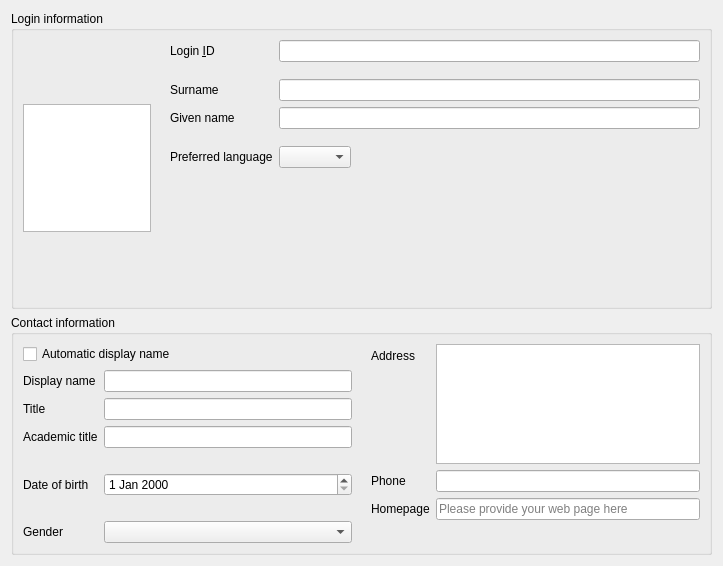
<?xml version="1.0" encoding="UTF-8"?>
<ui version="4.0">
 <class>User</class>
 <widget class="QWidget" name="User">
  <property name="geometry">
   <rect>
    <x>0</x>
    <y>0</y>
    <width>723</width>
    <height>566</height>
   </rect>
  </property>
  <property name="windowTitle">
   <string>Personal</string>
  </property>
  <property name="windowIcon">
   <iconset>
    <normaloff>:/images/user.png</normaloff>:/images/user.png</iconset>
  </property>
  <property name="categoryDescription" stdset="0">
   <string>User</string>
  </property>
  <layout class="QGridLayout" name="gridLayout_3">
   <item row="0" column="0">
    <widget class="QGroupBox" name="groupBox">
     <property name="title">
      <string>Login information</string>
     </property>
     <layout class="QGridLayout" name="gridLayout_2">
      <item row="0" column="0">
       <widget class="QGraphicsView" name="jpegPhotoEdit">
        <property name="minimumSize">
         <size>
          <width>128</width>
          <height>128</height>
         </size>
        </property>
        <property name="maximumSize">
         <size>
          <width>128</width>
          <height>128</height>
         </size>
        </property>
        <property name="alignment">
         <set>Qt::AlignLeading|Qt::AlignLeft|Qt::AlignTop</set>
        </property>
       </widget>
      </item>
      <item row="0" column="1">
       <spacer name="horizontalSpacer">
        <property name="orientation">
         <enum>Qt::Horizontal</enum>
        </property>
        <property name="sizeType">
         <enum>QSizePolicy::Fixed</enum>
        </property>
        <property name="sizeHint" stdset="0">
         <size>
          <width>13</width>
          <height>17</height>
         </size>
        </property>
       </spacer>
      </item>
      <item row="0" column="2">
       <layout class="QFormLayout" name="formLayout">
        <property name="fieldGrowthPolicy">
         <enum>QFormLayout::ExpandingFieldsGrow</enum>
        </property>
        <property name="labelAlignment">
         <set>Qt::AlignLeading|Qt::AlignLeft|Qt::AlignTop</set>
        </property>
        <item row="0" column="0">
         <widget class="QLabel" name="uidLabel">
          <property name="text">
           <string>Login &amp;ID</string>
          </property>
          <property name="buddy">
           <cstring>uidEdit</cstring>
          </property>
         </widget>
        </item>
        <item row="0" column="1">
         <widget class="QLineEdit" name="uidEdit"/>
        </item>
        <item row="1" column="1">
         <spacer name="verticalSpacer">
          <property name="orientation">
           <enum>Qt::Vertical</enum>
          </property>
          <property name="sizeType">
           <enum>QSizePolicy::Fixed</enum>
          </property>
          <property name="sizeHint" stdset="0">
           <size>
            <width>20</width>
            <height>5</height>
           </size>
          </property>
         </spacer>
        </item>
        <item row="2" column="0">
         <widget class="QLabel" name="snLabel">
          <property name="text">
           <string>Surname</string>
          </property>
          <property name="buddy">
           <cstring>snEdit</cstring>
          </property>
         </widget>
        </item>
        <item row="2" column="1">
         <widget class="QLineEdit" name="snEdit"/>
        </item>
        <item row="3" column="0">
         <widget class="QLabel" name="givenNameLabel">
          <property name="text">
           <string>Given name</string>
          </property>
          <property name="buddy">
           <cstring>givenNameEdit</cstring>
          </property>
         </widget>
        </item>
        <item row="3" column="1">
         <widget class="QLineEdit" name="givenNameEdit"/>
        </item>
        <item row="4" column="1">
         <spacer name="verticalSpacer_2">
          <property name="orientation">
           <enum>Qt::Vertical</enum>
          </property>
          <property name="sizeType">
           <enum>QSizePolicy::Fixed</enum>
          </property>
          <property name="sizeHint" stdset="0">
           <size>
            <width>20</width>
            <height>5</height>
           </size>
          </property>
         </spacer>
        </item>
        <item row="5" column="0">
         <widget class="QLabel" name="preferredLanguageLabel">
          <property name="text">
           <string>Preferred language</string>
          </property>
          <property name="buddy">
           <cstring>preferredLanguageEdit</cstring>
          </property>
         </widget>
        </item>
        <item row="5" column="1">
         <widget class="QComboBox" name="preferredLanguageEdit"/>
        </item>
        <item row="6" column="1">
         <spacer name="verticalSpacer_3">
          <property name="orientation">
           <enum>Qt::Vertical</enum>
          </property>
          <property name="sizeHint" stdset="0">
           <size>
            <width>20</width>
            <height>40</height>
           </size>
          </property>
         </spacer>
        </item>
       </layout>
      </item>
     </layout>
    </widget>
   </item>
   <item row="1" column="0">
    <widget class="QGroupBox" name="groupBox_2">
     <property name="title">
      <string>Contact information</string>
     </property>
     <layout class="QGridLayout" name="gridLayout">
      <item row="0" column="0">
       <layout class="QHBoxLayout" name="horizontalLayout">
        <item>
         <layout class="QFormLayout" name="formLayout_2">
          <item row="0" column="0" colspan="2">
           <widget class="QCheckBox" name="autoDisplayName">
            <property name="text">
             <string>Automatic display name</string>
            </property>
           </widget>
          </item>
          <item row="1" column="0">
           <widget class="QLabel" name="displayNameLabel">
            <property name="text">
             <string>Display name</string>
            </property>
            <property name="buddy">
             <cstring>displayNameEdit</cstring>
            </property>
           </widget>
          </item>
          <item row="1" column="1">
           <widget class="QLineEdit" name="displayNameEdit"/>
          </item>
          <item row="2" column="0">
           <widget class="QLabel" name="personalTitleLabel">
            <property name="text">
             <string>Title</string>
            </property>
            <property name="buddy">
             <cstring>titleEdit</cstring>
            </property>
           </widget>
          </item>
          <item row="2" column="1">
           <widget class="QLineEdit" name="titleEdit"/>
          </item>
          <item row="3" column="0">
           <widget class="QLabel" name="academicTitleLabel">
            <property name="text">
             <string>Academic title</string>
            </property>
            <property name="buddy">
             <cstring>academicTitleEdit</cstring>
            </property>
           </widget>
          </item>
          <item row="3" column="1">
           <widget class="QLineEdit" name="academicTitleEdit"/>
          </item>
          <item row="4" column="1">
           <spacer name="verticalSpacer_5">
            <property name="orientation">
             <enum>Qt::Vertical</enum>
            </property>
            <property name="sizeType">
             <enum>QSizePolicy::Fixed</enum>
            </property>
            <property name="sizeHint" stdset="0">
             <size>
              <width>20</width>
              <height>13</height>
             </size>
            </property>
           </spacer>
          </item>
          <item row="5" column="0">
           <widget class="QLabel" name="dateOfBirthLabel">
            <property name="text">
             <string>Date of birth</string>
            </property>
            <property name="buddy">
             <cstring>dateOfBirthEdit</cstring>
            </property>
           </widget>
          </item>
          <item row="5" column="1">
           <widget class="QDateEdit" name="dateOfBirthEdit"/>
          </item>
          <item row="6" column="1">
           <spacer name="verticalSpacer_6">
            <property name="orientation">
             <enum>Qt::Vertical</enum>
            </property>
            <property name="sizeType">
             <enum>QSizePolicy::Fixed</enum>
            </property>
            <property name="sizeHint" stdset="0">
             <size>
              <width>20</width>
              <height>13</height>
             </size>
            </property>
           </spacer>
          </item>
          <item row="7" column="0">
           <widget class="QLabel" name="genderLabel">
            <property name="text">
             <string>Gender</string>
            </property>
            <property name="buddy">
             <cstring>genderEdit</cstring>
            </property>
           </widget>
          </item>
          <item row="7" column="1">
           <widget class="QComboBox" name="genderEdit"/>
          </item>
         </layout>
        </item>
        <item>
         <spacer name="horizontalSpacer_2">
          <property name="orientation">
           <enum>Qt::Horizontal</enum>
          </property>
          <property name="sizeType">
           <enum>QSizePolicy::Fixed</enum>
          </property>
          <property name="sizeHint" stdset="0">
           <size>
            <width>13</width>
            <height>20</height>
           </size>
          </property>
         </spacer>
        </item>
        <item>
         <layout class="QFormLayout" name="formLayout_3">
          <item row="0" column="0">
           <widget class="QLabel" name="label_2">
            <property name="text">
             <string>Address</string>
            </property>
            <property name="buddy">
             <cstring>homePostalAddressEdit</cstring>
            </property>
           </widget>
          </item>
          <item row="0" column="1">
           <widget class="QPlainTextEdit" name="homePostalAddressEdit">
            <property name="sizePolicy">
             <sizepolicy hsizetype="Expanding" vsizetype="Maximum">
              <horstretch>0</horstretch>
              <verstretch>0</verstretch>
             </sizepolicy>
            </property>
            <property name="minimumSize">
             <size>
              <width>0</width>
              <height>60</height>
             </size>
            </property>
            <property name="maximumSize">
             <size>
              <width>16777215</width>
              <height>120</height>
             </size>
            </property>
           </widget>
          </item>
          <item row="1" column="0">
           <widget class="QLabel" name="homePhoneLabel">
            <property name="text">
             <string>Phone</string>
            </property>
            <property name="buddy">
             <cstring>homePhoneEdit</cstring>
            </property>
           </widget>
          </item>
          <item row="1" column="1">
           <widget class="QLineEdit" name="homePhoneEdit"/>
          </item>
          <item row="2" column="0">
           <widget class="QLabel" name="labeledURILabel">
            <property name="text">
             <string>Homepage</string>
            </property>
            <property name="buddy">
             <cstring>labeledURIEdit</cstring>
            </property>
           </widget>
          </item>
          <item row="2" column="1">
           <widget class="QLineEdit" name="labeledURIEdit">
            <property name="placeholderText">
             <string>Please provide your web page here</string>
            </property>
           </widget>
          </item>
         </layout>
        </item>
       </layout>
      </item>
     </layout>
    </widget>
   </item>
  </layout>
  <action name="actionChange_password">
   <property name="icon">
    <iconset>
     <normaloff>:/images/password.png</normaloff>:/images/password.png</iconset>
   </property>
   <property name="text">
    <string>Change password...</string>
   </property>
   <property name="shortcut">
    <string>Ctrl+P</string>
   </property>
   <property name="dialog" stdset="0">
    <string notr="true">ChangePasswordDialog</string>
   </property>
   <property name="condition" stdset="0">
    <string notr="true">!isLocked</string>
   </property>
  </action>
  <action name="actionLock_account">
   <property name="icon">
    <iconset>
     <normaloff>:/images/lock.png</normaloff>:/images/lock.png</iconset>
   </property>
   <property name="text">
    <string>Lock account</string>
   </property>
   <property name="target" stdset="0">
    <string notr="true">lock()</string>
   </property>
   <property name="condition" stdset="0">
    <string notr="true">accountLockable(dn)</string>
   </property>
  </action>
  <action name="actionUnlock_account">
   <property name="icon">
    <iconset>
     <normaloff>:/images/unlock.png</normaloff>:/images/unlock.png</iconset>
   </property>
   <property name="text">
    <string>Unlock account</string>
   </property>
   <property name="target" stdset="0">
    <string notr="true">unlock()</string>
   </property>
   <property name="condition" stdset="0">
    <string notr="true">accountUnlockable(dn)</string>
   </property>
  </action>
  <action name="actionSend_message">
   <property name="icon">
    <iconset>
     <normaloff>:/images/notify.png</normaloff>:/images/notify.png</iconset>
   </property>
   <property name="text">
    <string>Send message...</string>
   </property>
   <property name="dialog" stdset="0">
    <string notr="true">SendMessageDialog</string>
   </property>
  </action>
 </widget>
 <tabstops>
  <tabstop>uidEdit</tabstop>
  <tabstop>snEdit</tabstop>
  <tabstop>givenNameEdit</tabstop>
  <tabstop>preferredLanguageEdit</tabstop>
  <tabstop>autoDisplayName</tabstop>
  <tabstop>displayNameEdit</tabstop>
  <tabstop>titleEdit</tabstop>
  <tabstop>academicTitleEdit</tabstop>
  <tabstop>dateOfBirthEdit</tabstop>
  <tabstop>genderEdit</tabstop>
  <tabstop>homePostalAddressEdit</tabstop>
  <tabstop>homePhoneEdit</tabstop>
  <tabstop>labeledURIEdit</tabstop>
 </tabstops>
 <resources>
  <include location="resources/user.qrc"/>
 </resources>
 <connections>
  <connection>
   <sender>snEdit</sender>
   <signal>textChanged(QString)</signal>
   <receiver>User</receiver>
   <slot>property_sn()</slot>
   <hints>
    <hint type="sourcelabel">
     <x>440</x>
     <y>91</y>
    </hint>
    <hint type="destinationlabel">
     <x>20</x>
     <y>20</y>
    </hint>
   </hints>
  </connection>
  <connection>
   <sender>titleEdit</sender>
   <signal>textChanged(QString)</signal>
   <receiver>User</receiver>
   <slot>property_title()</slot>
   <hints>
    <hint type="sourcelabel">
     <x>127</x>
     <y>252</y>
    </hint>
    <hint type="destinationlabel">
     <x>20</x>
     <y>20</y>
    </hint>
   </hints>
  </connection>
  <connection>
   <sender>uidEdit</sender>
   <signal>textChanged(QString)</signal>
   <receiver>User</receiver>
   <slot>property_uid()</slot>
   <hints>
    <hint type="sourcelabel">
     <x>440</x>
     <y>55</y>
    </hint>
    <hint type="destinationlabel">
     <x>20</x>
     <y>20</y>
    </hint>
   </hints>
  </connection>
  <connection>
   <sender>homePhoneEdit</sender>
   <signal>textChanged(QString)</signal>
   <receiver>User</receiver>
   <slot>property_homePhone()</slot>
   <hints>
    <hint type="sourcelabel">
     <x>335</x>
     <y>358</y>
    </hint>
    <hint type="destinationlabel">
     <x>20</x>
     <y>20</y>
    </hint>
   </hints>
  </connection>
  <connection>
   <sender>displayNameEdit</sender>
   <signal>textChanged(QString)</signal>
   <receiver>User</receiver>
   <slot>property_displayName()</slot>
   <hints>
    <hint type="sourcelabel">
     <x>335</x>
     <y>385</y>
    </hint>
    <hint type="destinationlabel">
     <x>20</x>
     <y>20</y>
    </hint>
   </hints>
  </connection>
  <connection>
   <sender>labeledURIEdit</sender>
   <signal>textChanged(QString)</signal>
   <receiver>User</receiver>
   <slot>property_labeledURI()</slot>
   <hints>
    <hint type="sourcelabel">
     <x>335</x>
     <y>385</y>
    </hint>
    <hint type="destinationlabel">
     <x>20</x>
     <y>20</y>
    </hint>
   </hints>
  </connection>
  <connection>
   <sender>givenNameEdit</sender>
   <signal>textChanged(QString)</signal>
   <receiver>User</receiver>
   <slot>property_givenName()</slot>
   <hints>
    <hint type="sourcelabel">
     <x>440</x>
     <y>118</y>
    </hint>
    <hint type="destinationlabel">
     <x>20</x>
     <y>20</y>
    </hint>
   </hints>
  </connection>
  <connection>
   <sender>academicTitleEdit</sender>
   <signal>textChanged(QString)</signal>
   <receiver>User</receiver>
   <slot>property_academicTitle()</slot>
   <hints>
    <hint type="sourcelabel">
     <x>127</x>
     <y>279</y>
    </hint>
    <hint type="destinationlabel">
     <x>20</x>
     <y>20</y>
    </hint>
   </hints>
  </connection>
  <connection>
   <sender>dateOfBirthEdit</sender>
   <signal>textChanged(QString)</signal>
   <receiver>User</receiver>
   <slot>property_dateOfBirth()</slot>
   <hints>
    <hint type="sourcelabel">
     <x>127</x>
     <y>315</y>
    </hint>
    <hint type="destinationlabel">
     <x>20</x>
     <y>20</y>
    </hint>
   </hints>
  </connection>
  <connection>
   <sender>genderEdit</sender>
   <signal>textChanged(QString)</signal>
   <receiver>User</receiver>
   <slot>property_gender()</slot>
   <hints>
    <hint type="sourcelabel">
     <x>127</x>
     <y>351</y>
    </hint>
    <hint type="destinationlabel">
     <x>20</x>
     <y>20</y>
    </hint>
   </hints>
  </connection>
  <connection>
   <sender>preferredLanguageEdit</sender>
   <signal>textChanged(QString)</signal>
   <receiver>User</receiver>
   <slot>property_preferredLanguage()</slot>
   <hints>
    <hint type="sourcelabel">
     <x>440</x>
     <y>154</y>
    </hint>
    <hint type="destinationlabel">
     <x>20</x>
     <y>20</y>
    </hint>
   </hints>
  </connection>
  <connection>
   <sender>autoDisplayName</sender>
   <signal>textChanged(QString)</signal>
   <receiver>User</receiver>
   <slot>property_autoDisplayName()</slot>
   <hints>
    <hint type="sourcelabel">
     <x>335</x>
     <y>252</y>
    </hint>
    <hint type="destinationlabel">
     <x>20</x>
     <y>20</y>
    </hint>
   </hints>
  </connection>
  <connection>
   <sender>homePostalAddressEdit</sender>
   <signal>textChanged(QString)</signal>
   <receiver>User</receiver>
   <slot>property_homePostalAddress()</slot>
   <hints>
    <hint type="sourcelabel">
     <x>335</x>
     <y>252</y>
    </hint>
    <hint type="destinationlabel">
     <x>20</x>
     <y>20</y>
    </hint>
   </hints>
  </connection>
  <connection>
   <sender>jpegPhotoEdit</sender>
   <signal>textChanged(QString)</signal>
   <receiver>User</receiver>
   <slot>property_jpegPhoto()</slot>
   <hints>
    <hint type="sourcelabel">
     <x>32</x>
     <y>55</y>
    </hint>
    <hint type="destinationlabel">
     <x>20</x>
     <y>20</y>
    </hint>
   </hints>
  </connection>
 </connections>
</ui>
